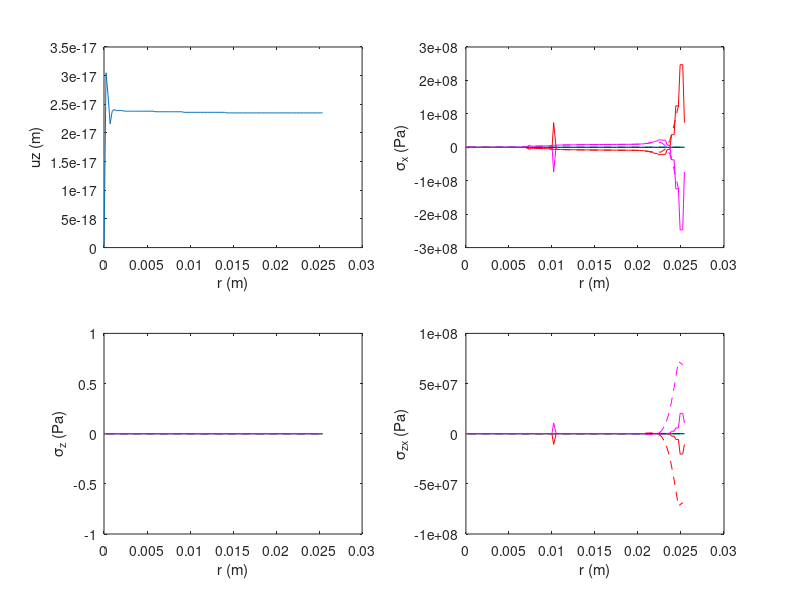

This chart was generated by the following MATLAB code:
load layer1mids.dat
load layer2mids.dat
load layer3mids.dat
load layer4mids.dat
layer1mids = sortrows(layer1mids, 2);
layer2mids = sortrows(layer2mids, 2);
layer3mids = sortrows(layer3mids, 2);
layer4mids = sortrows(layer4mids, 2);

load layer1midsel.dat
load layer2midsel.dat
load layer3midsel.dat
load layer4midsel.dat
layer1midsel = sortrows(layer1midsel, 2);
layer2midsel = sortrows(layer2midsel, 2);
layer3midsel = sortrows(layer3midsel, 2);
layer4midsel = sortrows(layer4midsel, 2);

xloc = layer1mids(:,2);
uz = layer1mids(:,6);
sx1 = layer1mids(:,7);
sy1 = layer1mids(:,8);
sz1 = layer1mids(:,9);
sxy1 = layer1mids(:,10);
syz1 = layer1mids(:,11);
szx1 = layer1mids(:,12);
sx2 = layer2mids(:,7);
sy2 = layer2mids(:,8);
sz2 = layer2mids(:,9);
sxy2 = layer2mids(:,10);
syz2 = layer2mids(:,11);
szx2 = layer2mids(:,12);
sx3 = layer3mids(:,7);
sy3 = layer3mids(:,8);
sz3 = layer3mids(:,9);
sxy3 = layer3mids(:,10);
syz3 = layer3mids(:,11);
szx3 = layer3mids(:,12);
sx4 = layer4mids(:,7);
sy4 = layer4mids(:,8);
sz4 = layer4mids(:,9);
sxy4 = layer4mids(:,10);
syz4 = layer4mids(:,11);
szx4 = layer4mids(:,12);

xlocel = layer1midsel(:,2);
sx1el = layer1midsel(:,5);
sy1el = layer1midsel(:,6);
sz1el = layer1midsel(:,7);
sxy1el = layer1midsel(:,8);
syz1el = layer1midsel(:,9);
szx1el = layer1midsel(:,10);
sx2el = layer2midsel(:,5);
sy2el = layer2midsel(:,6);
sz2el = layer2midsel(:,7);
sxy2el = layer2midsel(:,8);
syz2el = layer2midsel(:,9);
szx2el = layer2midsel(:,10);
sx3el = layer3midsel(:,5);
sy3el = layer3midsel(:,6);
sz3el = layer3midsel(:,7);
sxy3el = layer3midsel(:,8);
syz3el = layer3midsel(:,9);
szx3el = layer3midsel(:,10);
sx4el = layer4midsel(:,5);
sy4el = layer4midsel(:,6);
sz4el = layer4midsel(:,7);
sxy4el = layer4midsel(:,8);
syz4el = layer4midsel(:,9);
szx4el = layer4midsel(:,10);

figure;
subplot(2,2,1);
plot(xloc, uz);
xlabel('r (m)');
ylabel('uz (m)');
subplot(2,2,2);
plot(xloc, sx1, 'r-'); hold on;
plot(xloc, sx2, 'g-'); hold on;
plot(xloc, sx3, 'b-'); hold on;
plot(xloc, sx4, 'm-'); hold on;
plot(xlocel, sx1el, 'r--'); hold on;
plot(xlocel, sx2el, 'g--'); hold on;
plot(xlocel, sx3el, 'b--'); hold on;
plot(xlocel, sx4el, 'm--'); hold on;
xlabel('r (m)');
ylabel('\sigma_x (Pa)');
subplot(2,2,3);
plot(xloc, sz1, 'r-'); hold on;
plot(xloc, sz2, 'g-'); hold on;
plot(xloc, sz3, 'b-'); hold on;
plot(xloc, sz4, 'm-'); hold on;
plot(xlocel, sz1el, 'r--'); hold on;
plot(xlocel, sz2el, 'g--'); hold on;
plot(xlocel, sz3el, 'b--'); hold on;
plot(xlocel, sz4el, 'm--'); hold on;
xlabel('r (m)');
ylabel('\sigma_z (Pa)');
subplot(2,2,4);
plot(xloc, sxy1, 'r-'); hold on;
plot(xloc, sxy2, 'g-'); hold on;
plot(xloc, sxy3, 'b-'); hold on;
plot(xloc, sxy4, 'm-'); hold on;
plot(xlocel, sxy1el, 'r--'); hold on;
plot(xlocel, sxy2el, 'g--'); hold on;
plot(xlocel, sxy3el, 'b--'); hold on;
plot(xlocel, sxy4el, 'm--'); hold on;
xlabel('r (m)');
ylabel('\sigma_{zx} (Pa)');

